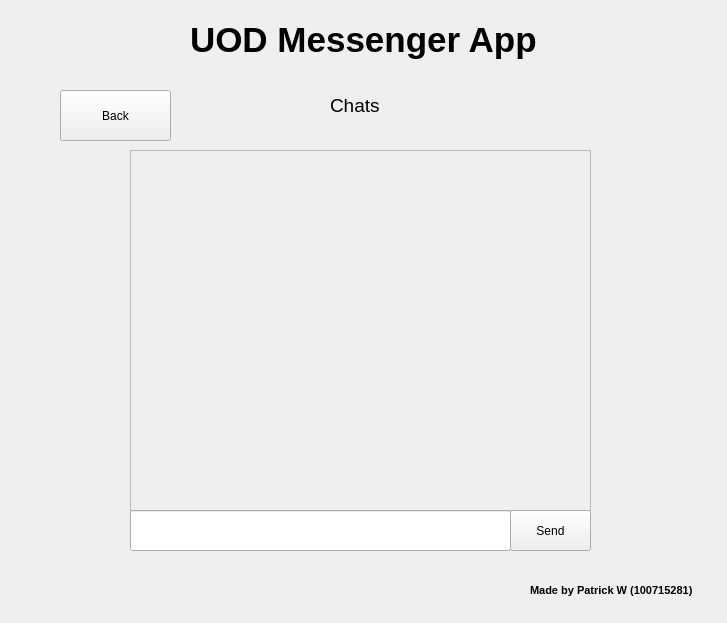
<?xml version="1.0" encoding="UTF-8"?>
<ui version="4.0">
 <class>MainWindow</class>
 <widget class="QMainWindow" name="MainWindow">
  <property name="geometry">
   <rect>
    <x>0</x>
    <y>0</y>
    <width>727</width>
    <height>623</height>
   </rect>
  </property>
  <property name="windowTitle">
   <string>MainWindow</string>
  </property>
  <widget class="QWidget" name="centralwidget">
   <widget class="QStackedWidget" name="MainStackedWidget">
    <property name="geometry">
     <rect>
      <x>20</x>
      <y>10</y>
      <width>681</width>
      <height>591</height>
     </rect>
    </property>
    <property name="currentIndex">
     <number>1</number>
    </property>
    <widget class="QWidget" name="LoginAndRegistration">
     <widget class="QStackedWidget" name="LoginAndRegister_InnerSW">
      <property name="geometry">
       <rect>
        <x>-10</x>
        <y>140</y>
        <width>691</width>
        <height>411</height>
       </rect>
      </property>
      <property name="currentIndex">
       <number>0</number>
      </property>
      <widget class="QWidget" name="Register">
       <widget class="QLineEdit" name="reg_username_entry">
        <property name="geometry">
         <rect>
          <x>250</x>
          <y>180</y>
          <width>201</width>
          <height>22</height>
         </rect>
        </property>
       </widget>
       <widget class="QLabel" name="reg_username_label">
        <property name="geometry">
         <rect>
          <x>170</x>
          <y>180</y>
          <width>71</width>
          <height>21</height>
         </rect>
        </property>
        <property name="text">
         <string>&lt;html&gt;&lt;head/&gt;&lt;body&gt;&lt;p align=&quot;right&quot;&gt;&lt;span style=&quot; font-weight:700;&quot;&gt;Username&lt;/span&gt;&lt;/p&gt;&lt;/body&gt;&lt;/html&gt;</string>
        </property>
       </widget>
       <widget class="QLabel" name="reg_password_label">
        <property name="geometry">
         <rect>
          <x>170</x>
          <y>220</y>
          <width>71</width>
          <height>21</height>
         </rect>
        </property>
        <property name="text">
         <string>&lt;html&gt;&lt;head/&gt;&lt;body&gt;&lt;p align=&quot;right&quot;&gt;&lt;span style=&quot; font-weight:700;&quot;&gt;Password&lt;/span&gt;&lt;/p&gt;&lt;/body&gt;&lt;/html&gt;</string>
        </property>
       </widget>
       <widget class="QLineEdit" name="reg_password_entry">
        <property name="geometry">
         <rect>
          <x>250</x>
          <y>220</y>
          <width>201</width>
          <height>22</height>
         </rect>
        </property>
       </widget>
       <widget class="QLineEdit" name="reg_email_entry">
        <property name="geometry">
         <rect>
          <x>250</x>
          <y>140</y>
          <width>201</width>
          <height>22</height>
         </rect>
        </property>
       </widget>
       <widget class="QLabel" name="reg_email_label">
        <property name="geometry">
         <rect>
          <x>170</x>
          <y>140</y>
          <width>71</width>
          <height>21</height>
         </rect>
        </property>
        <property name="text">
         <string>&lt;html&gt;&lt;head/&gt;&lt;body&gt;&lt;p align=&quot;right&quot;&gt;&lt;span style=&quot; font-weight:700;&quot;&gt;Email&lt;/span&gt;&lt;/p&gt;&lt;p align=&quot;right&quot;&gt;&lt;br/&gt;&lt;/p&gt;&lt;/body&gt;&lt;/html&gt;</string>
        </property>
       </widget>
       <widget class="QLabel" name="reg_title">
        <property name="geometry">
         <rect>
          <x>230</x>
          <y>30</y>
          <width>231</width>
          <height>61</height>
         </rect>
        </property>
        <property name="text">
         <string>&lt;html&gt;&lt;head/&gt;&lt;body&gt;&lt;p align=&quot;center&quot;&gt;&lt;span style=&quot; font-size:16pt;&quot;&gt;CREATE AN ACCOUNT&lt;/span&gt;&lt;/p&gt;&lt;/body&gt;&lt;/html&gt;</string>
        </property>
       </widget>
       <widget class="QPushButton" name="reg_submit_btn">
        <property name="geometry">
         <rect>
          <x>240</x>
          <y>310</y>
          <width>221</width>
          <height>51</height>
         </rect>
        </property>
        <property name="text">
         <string>Create</string>
        </property>
       </widget>
      </widget>
      <widget class="QWidget" name="page_3">
       <widget class="QLabel" name="label">
        <property name="geometry">
         <rect>
          <x>190</x>
          <y>180</y>
          <width>171</width>
          <height>71</height>
         </rect>
        </property>
        <property name="text">
         <string>Nothing here</string>
        </property>
       </widget>
      </widget>
      <widget class="QWidget" name="Login">
       <widget class="QLabel" name="log_password_label">
        <property name="geometry">
         <rect>
          <x>170</x>
          <y>220</y>
          <width>71</width>
          <height>21</height>
         </rect>
        </property>
        <property name="text">
         <string>&lt;html&gt;&lt;head/&gt;&lt;body&gt;&lt;p align=&quot;right&quot;&gt;&lt;span style=&quot; font-weight:700;&quot;&gt;Password&lt;/span&gt;&lt;/p&gt;&lt;/body&gt;&lt;/html&gt;</string>
        </property>
       </widget>
       <widget class="QLabel" name="log_title">
        <property name="geometry">
         <rect>
          <x>230</x>
          <y>30</y>
          <width>231</width>
          <height>61</height>
         </rect>
        </property>
        <property name="text">
         <string>&lt;html&gt;&lt;head/&gt;&lt;body&gt;&lt;p align=&quot;center&quot;&gt;&lt;span style=&quot; font-size:16pt;&quot;&gt;LOGIN&lt;/span&gt;&lt;/p&gt;&lt;/body&gt;&lt;/html&gt;</string>
        </property>
       </widget>
       <widget class="QLineEdit" name="log_username_entry">
        <property name="geometry">
         <rect>
          <x>250</x>
          <y>180</y>
          <width>201</width>
          <height>22</height>
         </rect>
        </property>
       </widget>
       <widget class="QLineEdit" name="log_password_entry">
        <property name="geometry">
         <rect>
          <x>250</x>
          <y>220</y>
          <width>201</width>
          <height>22</height>
         </rect>
        </property>
       </widget>
       <widget class="QLabel" name="log_username_label">
        <property name="geometry">
         <rect>
          <x>170</x>
          <y>180</y>
          <width>71</width>
          <height>21</height>
         </rect>
        </property>
        <property name="text">
         <string>&lt;html&gt;&lt;head/&gt;&lt;body&gt;&lt;p align=&quot;right&quot;&gt;&lt;span style=&quot; font-weight:700;&quot;&gt;Username&lt;/span&gt;&lt;/p&gt;&lt;/body&gt;&lt;/html&gt;</string>
        </property>
       </widget>
       <widget class="QPushButton" name="log_submit_btn">
        <property name="geometry">
         <rect>
          <x>240</x>
          <y>320</y>
          <width>221</width>
          <height>51</height>
         </rect>
        </property>
        <property name="text">
         <string>Login</string>
        </property>
       </widget>
      </widget>
      <widget class="QWidget" name="widget"/>
     </widget>
     <widget class="QPushButton" name="Login_or_register_selector">
      <property name="geometry">
       <rect>
        <x>90</x>
        <y>40</y>
        <width>151</width>
        <height>51</height>
       </rect>
      </property>
      <property name="text">
       <string>Login</string>
      </property>
     </widget>
     <widget class="QPushButton" name="Login_or_register_selector_2">
      <property name="geometry">
       <rect>
        <x>430</x>
        <y>40</y>
        <width>151</width>
        <height>51</height>
       </rect>
      </property>
      <property name="text">
       <string>Register An Account</string>
      </property>
     </widget>
     <widget class="QLabel" name="server_feeback_label">
      <property name="geometry">
       <rect>
        <x>190</x>
        <y>240</y>
        <width>291</width>
        <height>20</height>
       </rect>
      </property>
      <property name="text">
       <string/>
      </property>
     </widget>
    </widget>
    <widget class="QWidget" name="Home">
     <widget class="QStackedWidget" name="Home_InnerSW">
      <property name="geometry">
       <rect>
        <x>10</x>
        <y>50</y>
        <width>661</width>
        <height>551</height>
       </rect>
      </property>
      <property name="currentIndex">
       <number>1</number>
      </property>
      <widget class="QWidget" name="Chats_List">
       <widget class="QPushButton" name="newchat_btn">
        <property name="geometry">
         <rect>
          <x>400</x>
          <y>130</y>
          <width>75</width>
          <height>24</height>
         </rect>
        </property>
        <property name="text">
         <string>New Chat</string>
        </property>
       </widget>
       <widget class="QScrollArea" name="menu_contacts_scroll_area">
        <property name="geometry">
         <rect>
          <x>190</x>
          <y>160</y>
          <width>281</width>
          <height>361</height>
         </rect>
        </property>
        <property name="maximumSize">
         <size>
          <width>281</width>
          <height>16777215</height>
         </size>
        </property>
        <property name="widgetResizable">
         <bool>true</bool>
        </property>
        <widget class="QWidget" name="contacts_scrollAreaWidgetContents">
         <property name="geometry">
          <rect>
           <x>0</x>
           <y>0</y>
           <width>279</width>
           <height>359</height>
          </rect>
         </property>
         <layout class="QVBoxLayout" name="verticalLayout"/>
        </widget>
       </widget>
       <widget class="QPushButton" name="refresh_btn">
        <property name="geometry">
         <rect>
          <x>304</x>
          <y>130</y>
          <width>81</width>
          <height>24</height>
         </rect>
        </property>
        <property name="text">
         <string>Refresh Chats</string>
        </property>
       </widget>
      </widget>
      <widget class="QWidget" name="Chat">
       <widget class="QScrollArea" name="chat_history_scroll_area">
        <property name="geometry">
         <rect>
          <x>100</x>
          <y>90</y>
          <width>461</width>
          <height>361</height>
         </rect>
        </property>
        <property name="widgetResizable">
         <bool>true</bool>
        </property>
        <widget class="QWidget" name="chat_history_scrollAreaWidgetContents">
         <property name="geometry">
          <rect>
           <x>0</x>
           <y>0</y>
           <width>459</width>
           <height>359</height>
          </rect>
         </property>
        </widget>
       </widget>
       <widget class="QLineEdit" name="enter_message_entry">
        <property name="geometry">
         <rect>
          <x>100</x>
          <y>450</y>
          <width>381</width>
          <height>41</height>
         </rect>
        </property>
       </widget>
       <widget class="QPushButton" name="Chat_back_btn">
        <property name="geometry">
         <rect>
          <x>30</x>
          <y>30</y>
          <width>111</width>
          <height>51</height>
         </rect>
        </property>
        <property name="text">
         <string>Back</string>
        </property>
       </widget>
       <widget class="QPushButton" name="Chat_send_btn">
        <property name="geometry">
         <rect>
          <x>480</x>
          <y>450</y>
          <width>81</width>
          <height>41</height>
         </rect>
        </property>
        <property name="text">
         <string>Send</string>
        </property>
       </widget>
      </widget>
      <widget class="QWidget" name="Search_Contact">
       <widget class="QScrollArea" name="search_results_scroll_area">
        <property name="geometry">
         <rect>
          <x>180</x>
          <y>180</y>
          <width>281</width>
          <height>271</height>
         </rect>
        </property>
        <property name="maximumSize">
         <size>
          <width>281</width>
          <height>16777215</height>
         </size>
        </property>
        <property name="widgetResizable">
         <bool>true</bool>
        </property>
        <widget class="QWidget" name="search_results_scrollAreaWidgetContents">
         <property name="geometry">
          <rect>
           <x>0</x>
           <y>0</y>
           <width>279</width>
           <height>269</height>
          </rect>
         </property>
         <layout class="QVBoxLayout" name="verticalLayout_2"/>
        </widget>
       </widget>
       <widget class="QLineEdit" name="search_account_entry">
        <property name="geometry">
         <rect>
          <x>270</x>
          <y>150</y>
          <width>191</width>
          <height>22</height>
         </rect>
        </property>
       </widget>
       <widget class="QLabel" name="search_account_label">
        <property name="geometry">
         <rect>
          <x>180</x>
          <y>150</y>
          <width>91</width>
          <height>20</height>
         </rect>
        </property>
        <property name="text">
         <string>Search Account</string>
        </property>
       </widget>
       <widget class="QPushButton" name="search_account_submit_btn">
        <property name="geometry">
         <rect>
          <x>470</x>
          <y>150</y>
          <width>75</width>
          <height>24</height>
         </rect>
        </property>
        <property name="text">
         <string>Search</string>
        </property>
       </widget>
       <widget class="QPushButton" name="search_account_back_btn">
        <property name="geometry">
         <rect>
          <x>30</x>
          <y>70</y>
          <width>71</width>
          <height>41</height>
         </rect>
        </property>
        <property name="text">
         <string>Back</string>
        </property>
       </widget>
      </widget>
     </widget>
     <widget class="QLabel" name="menu_main_title">
      <property name="geometry">
       <rect>
        <x>170</x>
        <y>0</y>
        <width>351</width>
        <height>61</height>
       </rect>
      </property>
      <property name="text">
       <string>&lt;html&gt;&lt;head/&gt;&lt;body&gt;&lt;p&gt;&lt;span style=&quot; font-size:26pt; font-weight:700;&quot;&gt;UOD Messenger App&lt;/span&gt;&lt;/p&gt;&lt;/body&gt;&lt;/html&gt;</string>
      </property>
     </widget>
     <widget class="QLabel" name="menu_made_by">
      <property name="geometry">
       <rect>
        <x>510</x>
        <y>570</y>
        <width>171</width>
        <height>21</height>
       </rect>
      </property>
      <property name="text">
       <string>&lt;html&gt;&lt;head/&gt;&lt;body&gt;&lt;p&gt;&lt;span style=&quot; font-size:8pt; font-weight:700;&quot;&gt;Made by Patrick W (100715281)&lt;/span&gt;&lt;/p&gt;&lt;/body&gt;&lt;/html&gt;</string>
      </property>
     </widget>
     <widget class="QLabel" name="menu_page_title">
      <property name="geometry">
       <rect>
        <x>310</x>
        <y>80</y>
        <width>111</width>
        <height>31</height>
       </rect>
      </property>
      <property name="text">
       <string>&lt;html&gt;&lt;head/&gt;&lt;body&gt;&lt;p&gt;&lt;span style=&quot; font-size:14pt;&quot;&gt;Chats&lt;/span&gt;&lt;/p&gt;&lt;/body&gt;&lt;/html&gt;</string>
      </property>
     </widget>
    </widget>
   </widget>
  </widget>
 </widget>
 <resources/>
 <connections/>
</ui>
